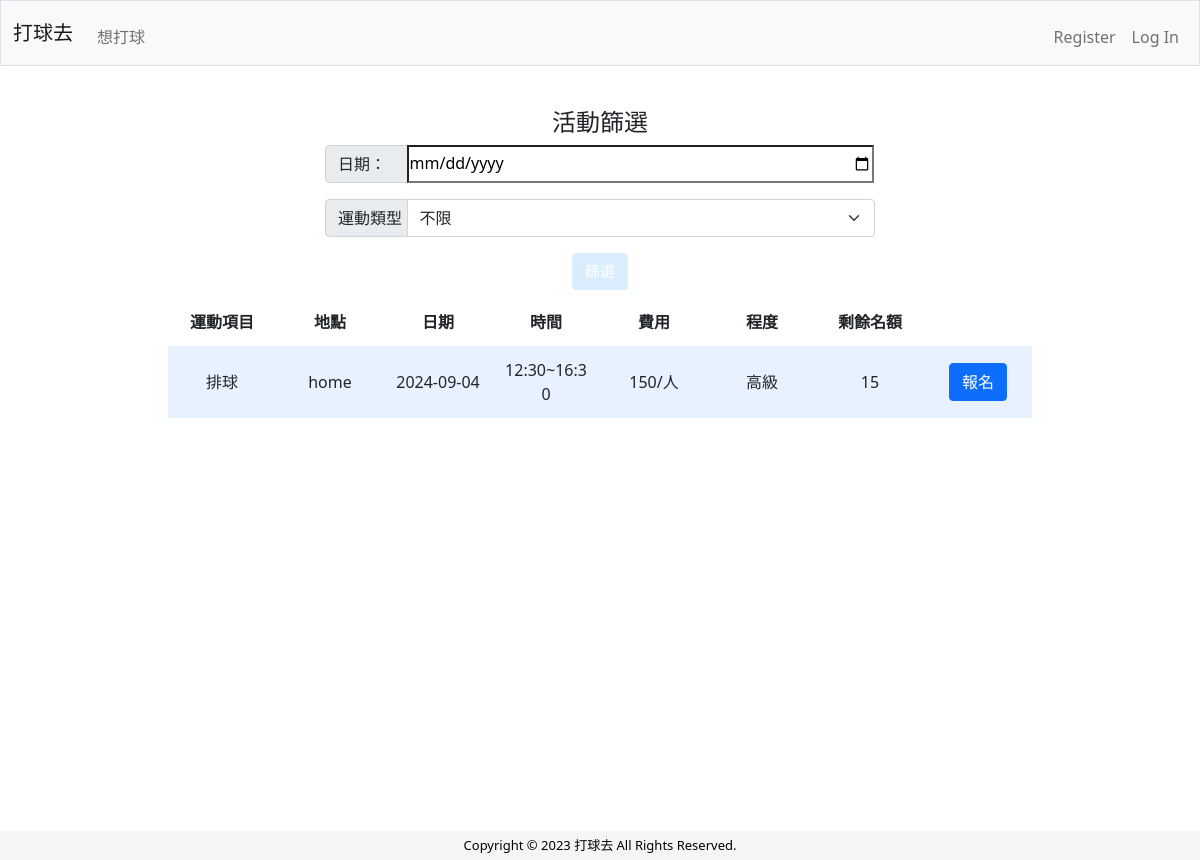
Page /find on the earlier database version.
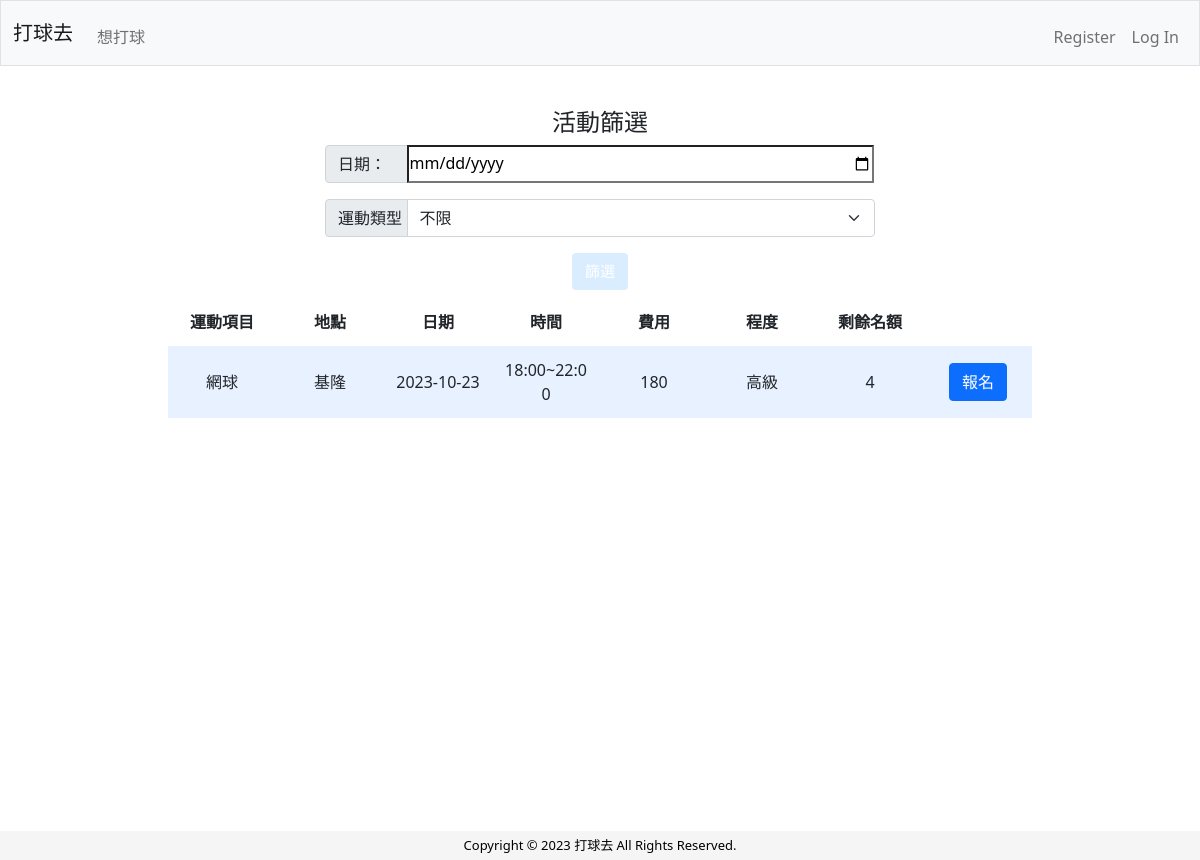
Same page on the later database version.
### tables this page shows
CREATE TABLE activities (
id INTEGER PRIMARY KEY AUTOINCREMENT NOT NULL, 
type TEXT NOT NULL,
date TEXT NOT NULL, 
start_time TEXT NOT NULL, 
end_time TEXT NOT NULL, 
location TEXT NOT NULL,
level TEXT NOT NULL,
price TEXT, 
participants INTEGER NOT NULL,
remark TEXT, user_id INTEGER,
FOREIGN KEY (user_id) REFERENCES users(id)
);

### app.py (the view)
@app.route("/find", methods=["GET"])
def find():
    date = request.args.get("date")
    sport = request.args.get("sport")
    query = "SELECT * FROM activities WHERE date >= date('now')"
    params = {}
    if date:
        query += " AND date = :date"
        params["date"] = date
    if sport:
        query += " AND type = :sport"
        params["sport"] = sport
    query += " ORDER BY date"
    activities = db.execute(query, **params)
    return render_template("find.html", activities=activities)

### app.py (called while the page is built)
@app.after_request
def after_request(response):
    response.headers["Cache-Control"] = "no-cache, no-store, must-revalidate"
    response.headers["Expires"] = 0
    response.headers["Pragma"] = "no-cache"
    return response

### templates/find.html (shortened to what this page needs)
{% extends "layout.html" %}
{% block main %}
<div class="container">
    <div class="">
        <h4>活動篩選</h4>
        <form action="/find" method="GET">
            <div class="input-group mb-3">
                <label class="input-group-text" for="filter-date">日期：</label>
                <input type="date" id="filter-date" name="date">
            </div>
            <div class="input-group mb-3">
                <label class="input-group-text" for="filter-sport">運動類型：</label>
                <select class="form-select" id="filter-sport" name="sport">
                    <option value="">不限</option>
                </select>
            </div>
            <input type="submit" value="篩選" class="btn btn-primary">
        </form>
    </div>
</div>
<div class="section">
    <table>
        <thead>
            <tr>
                <th class ="text-middle">運動項目</th>
                <th class ="text-middle">地點</th>
                <th class ="text-middle">日期</th>
                <th class ="text-middle">時間</th>
                <th class ="text-middle">費用</th>
                <th class ="text-middle">程度</th>
                <th class ="text-middle">剩餘名額</th>
            </tr>
        </thead>
        <tbody>
            {% for activity in activities %}
                <tr>
                    <td class ="text-middle">{{activity.type}}</td>
                    <td class ="text-middle">{{activity.location}}</td>
                    <td class ="text-middle">{{activity.date}}</td>
                    <td class ="text-middle">{{activity.start_time}}~{{activity.end_time}}</td>
                    <td class ="text-middle">{{activity.price}}</td>
                    <td class ="text-middle">{{activity.level}}</td>
                    <td class ="text-middle">{{activity.participants}}</td>
                    <td class="text-middle">
                        {% if activity.participants > 0 %}
                            <a href="/apply/{{activity.id}}" class="btn btn-primary">報名</a>
                        {% else %}
                            <button class="btn btn-secondary" disabled>名額已滿</button>
                        {% endif %}
                    </td>
                </tr>
            {% endfor %}
        </tbody>
    </table>
</div>
{% endblock %}

Differences in the rows shown:
removed activities: type "排球", location "home", date "2024-09-04", start_time "12:30", end_time "16:30", price "150/人", level "高級", participants "15"
added activities: type "網球", location "基隆", date "2023-10-23", start_time "18:00", end_time "22:00", price "180", level "高級", participants "4"
